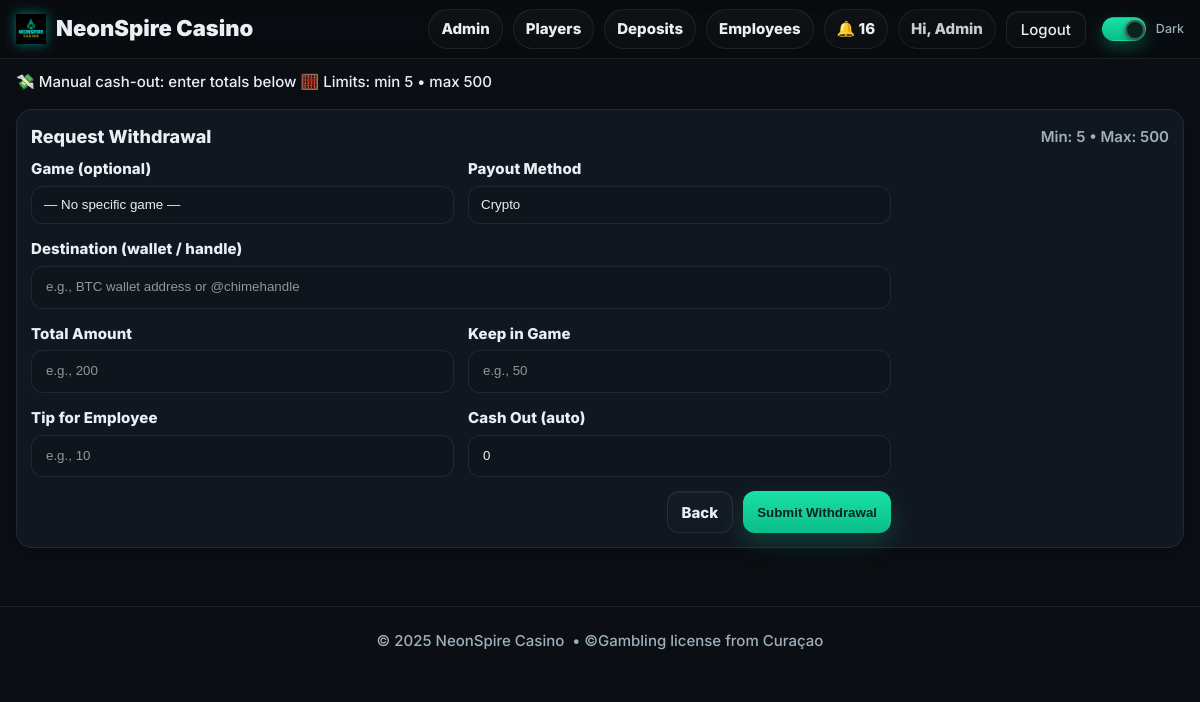
Screenshot of /player/withdraw (signed in) with the database file from the repository.
### models.py (models this page shows, shortened)
class User(db.Model, UserMixin):
    __tablename__ = "users"
    id = db.Column(db.Integer, primary_key=True)
    name = db.Column(db.String(120), nullable=False)
    email = db.Column(db.String(255), unique=True, nullable=False, index=True)
    mobile = db.Column(db.String(24), nullable=True, index=True)  # E.164
    password_hash = db.Column(db.String(255), nullable=False)
    role = db.Column(db.String(20), nullable=False, default="PLAYER")  # PLAYER | EMPLOYEE | ADMIN
    email_verified = db.Column(db.Boolean, default=False, index=True)
    email_verified_at = db.Column(db.DateTime, nullable=True)
    promo_seen = db.Column(db.Boolean, default=False, index=True)
    created_at = db.Column(db.DateTime, default=datetime.utcnow)

class PaymentSettings(db.Model):
    __tablename__ = "payment_settings"
    id = db.Column(db.Integer, primary_key=True)
    crypto_wallet_text = db.Column(db.String(255), default="USDT-TRC20: YOUR_ADDRESS")
    crypto_qr_url = db.Column(db.String(500), default="")
    chime_handle = db.Column(db.String(255), default="@your-chime")
    chime_qr_url = db.Column(db.String(500), default="")
    crypto_pay_url = db.Column(db.String(500), default="")
    chime_pay_url  = db.Column(db.String(500), default="")
    cashapp_handle  = db.Column(db.String(255), default="$yourcashtag")
    cashapp_qr_url  = db.Column(db.String(500), default="")
    cashapp_pay_url = db.Column(db.String(500), default="")
    bonus_percent = db.Column(db.Integer, default=0)
    min_redeem = db.Column(db.Integer, default=0)
    max_redeem = db.Column(db.Integer, default=0)
    whatsapp_url = db.Column(db.String(500), default="")
    telegram_url = db.Column(db.String(500), default="")
    facebook_url = db.Column(db.String(500), default="")
    instagram_url = db.Column(db.String(500), default="")
    promo_bonus_line    = db.Column(db.String(300), default="🔥 Today only: +10% bonus on YOLO!")
    promo_referral_line = db.Column(db.String(300), default="🤝 Refer a friend, get +5% bonus!")
    promo_service_line  = db.Column(db.String(300), default="🕐 We’re 24/7 and always here to help.")
    promo_trust_line    = db.Column(db.String(300), default="✅ 100% legit & secure.")
    promo_text          = db.Column(db.String(200), default="")
    updated_at = db.Column(db.DateTime, default=datetime.utcnow, onupdate=datetime.utcnow)

### player_bp.py (the view)
@player_bp.get("/withdraw")
@login_required
def withdraw_get():
    gid = request.args.get("game_id", type=int)
    if gid:
        return redirect(url_for("short_bp.withdraw_clean", game_id=gid))
    return _render_withdraw(game_id=None)

### player_bp.py (called while the page is built)
def _player_like() -> bool:
    return current_user.is_authenticated and current_user.role in ("PLAYER", "ADMIN")

def _get_settings():
    s = db.session.get(PaymentSettings, 1)
    if not s:
        s = PaymentSettings(id=1, min_redeem=0, max_redeem=0)
        db.session.add(s)
        db.session.commit()
    return s

def _render_withdraw(game_id: int | None):
    if not _player_like():
        return abort(403)
    settings = _get_settings()
    games = Game.query.filter_by(is_active=True).order_by(Game.name.asc()).all()
    return render_template(
        "player_withdraw.html",
        settings=settings,
        games=games,
        preselect_game_id=game_id,
        page_title="Withdraw • NeonSpire Casino"
    )

### templates/player_withdraw.html (shortened to what this page needs)
{% extends "base.html" %}
{% block hero %}
<div class="ticker">
  <div class="shell ticker__track">
    <span>💸 Manual cash-out: enter totals below</span>
    {% if settings %}
      <span>🧮 Limits: min {{ settings.min_redeem or 0 }} • max {{ settings.max_redeem or 0 }}</span>
    {% endif %}
  </div>
</div>
{% endblock %}
{% block content %}
<div class="shell" style="margin-top:16px">
  <div class="panel">
    <div class="panel-head">
      <div class="h3">Request Withdrawal</div>
      {% if settings %}
        <div class="muted">Min: {{ settings.min_redeem or 0 }} • Max: {{ settings.max_redeem or 0 }}</div>
      {% endif %}
    </div>
    <form id="withdrawForm" class="form-grid" method="post" action="{{ url_for('playerbp.withdraw_post') }}">
      <div class="form-group">
        <label for="wdGame">Game (optional)</label>
        <select id="wdGame" name="game_id"
                style="background:var(--panel-2);border:1px solid var(--stroke);border-radius:12px;color:var(--text);padding:10px 12px">
          <option value="">— No specific game —</option>
        </select>
      </div>
      <div class="form-group">
        <label for="wdMethod">Payout Method</label>
        <select id="wdMethod" name="method"
                style="background:var(--panel-2);border:1px solid var(--stroke);border-radius:12px;color:var(--text);padding:10px 12px">
          <option value="CRYPTO">Crypto</option>
        </select>
      </div>
      <div class="form-group" style="grid-column:1/-1">
        <label for="wdAddress">Destination (wallet / handle)</label>
        <input id="wdAddress" name="address" type="text" placeholder="e.g., BTC wallet address or @chimehandle">
      </div>
      <div class="form-group">
        <label for="totalAmount">Total Amount</label>
        <input id="totalAmount" name="total_amount" type="number" min="1" step="1" placeholder="e.g., 200" required>
      </div>
      <div class="form-group">
        <label for="keepAmount">Keep in Game</label>
        <input id="keepAmount" name="keep_amount" type="number" min="0" step="1" placeholder="e.g., 50">
      </div>
      <div class="form-group">
        <label for="tipAmount">Tip for Employee</label>
        <input id="tipAmount" name="tip_amount" type="number" min="0" step="1" placeholder="e.g., 10">
      </div>
      <div class="form-group">
        <label for="cashOut">Cash Out (auto)</label>
        <input id="cashOut" type="number" min="0" step="1" placeholder="Calculated" readonly>
      </div>
      <div class="form-actions" style="grid-column:1/-1;display:flex;gap:10px;justify-content:flex-end">
        <a class="btn btn-ghost" href="{{ url_for('short_bp.lob_short') }}">Back</a>
        <button class="btn btn-primary" type="submit">Submit Withdrawal</button>
      </div>
    </form>
  </div>
</div>
{% endblock %}

### templates/base.html (shortened to what this page needs)
<!DOCTYPE html>
<html lang="en" data-theme="dark">
<head>
  <link rel="stylesheet" href="{{ url_for('static', filename='css/styles.css') }}?v=dm2">
</head>
<body>
  <header class="nav" style="position:sticky;top:0;z-index:50;background:rgba(0,0,0,.25);backdrop-filter:blur(8px);border-bottom:1px solid var(--stroke)">
    <div class="shell nav-inner" style="display:flex;align-items:center;justify-content:space-between;height:58px">
      <a href="{{ url_for('short_bp.lob_short') }}" class="brand" aria-label="NeonSpire Casino">
        <img class="brand-logo" src="{{ url_for('static', filename='img/logo.png') }}" alt="NeonSpire Casino">
        <span class="brand-text">NeonSpire Casino</span>
      </a>
      <nav class="nav-links" style="display:flex;align-items:center;gap:10px">
        {% if current_user.is_authenticated %}
          {% if current_user.role == 'ADMIN' %}
            <a class="pill" href="{{ url_for('adminbp.admin_home') }}">Admin</a>
            <a class="pill" href="{{ url_for('adminbp.admin_players') }}">Players</a>
            <a class="pill" href="{{ url_for('adminbp.deposits_audit') }}">Deposits</a>
            <a class="pill" href="{{ url_for('adminbp.admin_users') }}">Employees</a>
          {% elif current_user.role == 'EMPLOYEE' %}
            <a class="pill" href="{{ url_for('employeebp.employee_home') }}">Employee</a>
          {% else %}
            <a class="pill" href="{{ url_for('short_bp.mylogin_clean') }}">My Logins</a>
          {% endif %}
          <a class="pill" href="{{ url_for('notifybp.list_notifications') }}">🔔 {{ unread_count or 0 }}</a>
          <span class="pill" style="pointer-events:none;opacity:.85">
            Hi, {{ current_user.name.split(' ')[0] if current_user.name else 'Player' }}
          </span>
          <a class="btn btn-ghost" href="{{ url_for('auth.logout') }}">Logout</a>
        {% else %}
          <a class="pill" href="{{ url_for('auth.login_get') }}">Login</a>
          <a class="btn btn-primary" href="{{ url_for('short_bp.reg_short') }}">Register</a>
        {% endif %}
        <label class="toggle" style="margin-left:6px">
          <span class="track"><span class="knob"></span></span>
          <span class="label">Dark</span>
        </label>
      </nav>
    </div>
  </header>
  <div class="hero-slot">
    {% block hero %}{% endblock %}
  </div>
  <main style="padding-bottom:20px">
    {% block content %}{% endblock %}
  </main>
  <footer class="shell footer"
          style="height:68px;border-top:1px solid var(--stroke);margin-top:24px;
                 display:flex;align-items:center;justify-content:center;">
    © {{ 2025 }} NeonSpire Casino &nbsp;•&nbsp;
    <span class="muted">©Gambling license from Curaçao </span>
  </footer>
</body>
</html>

### templates/base.html (style rules this page uses)
.brand { display:flex; gap:10px; align-items:center; text-decoration:none; color:inherit; font-weight:900; font-size:22px }
.brand-logo { height:30px; width:auto; display:block; filter: drop-shadow(0 0 6px rgba(0,255,233,.45)); }
.hero-slot { position:relative; z-index:2; padding-top:12px; }
header.nav { overflow:visible; }

### rows the page displays
User: name "Admin"
PaymentSettings: min_redeem "5", max_redeem "500"

### other values shown
{{ unread_count or 0 }} "16"
{{ 2025 }} "2025"
